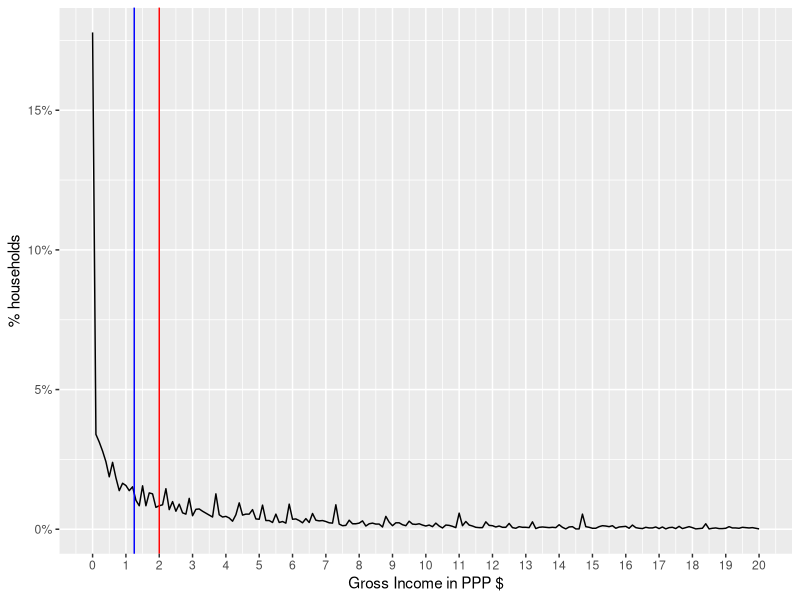
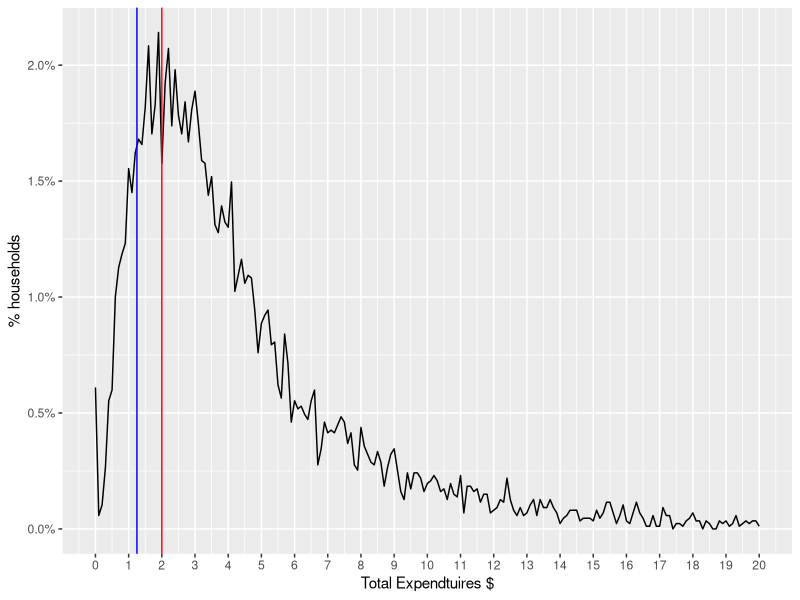
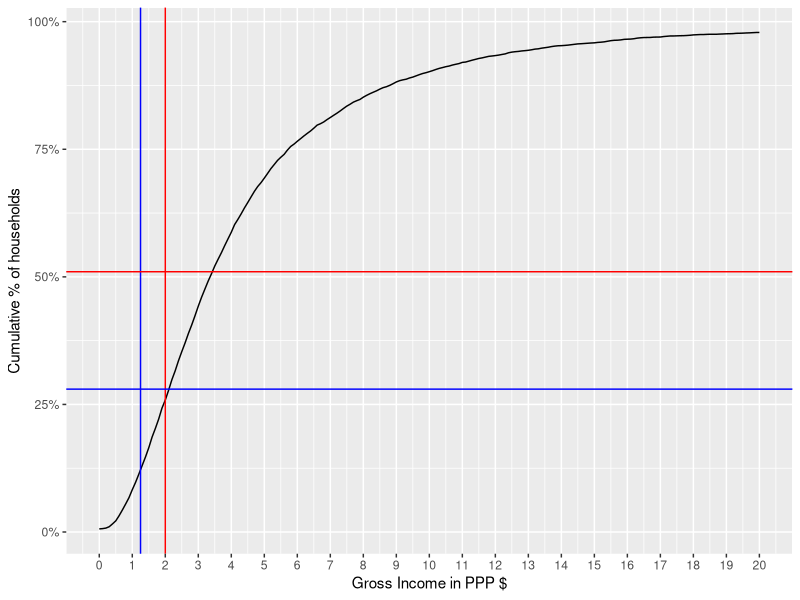
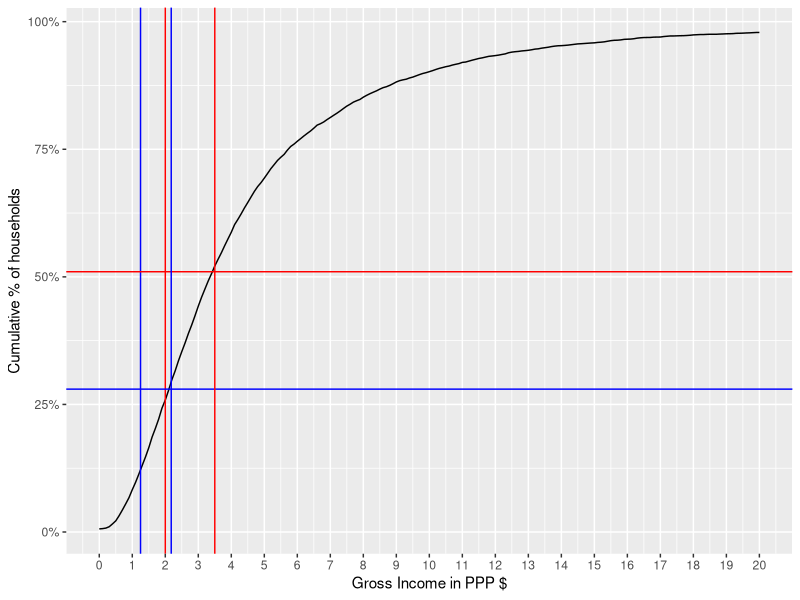
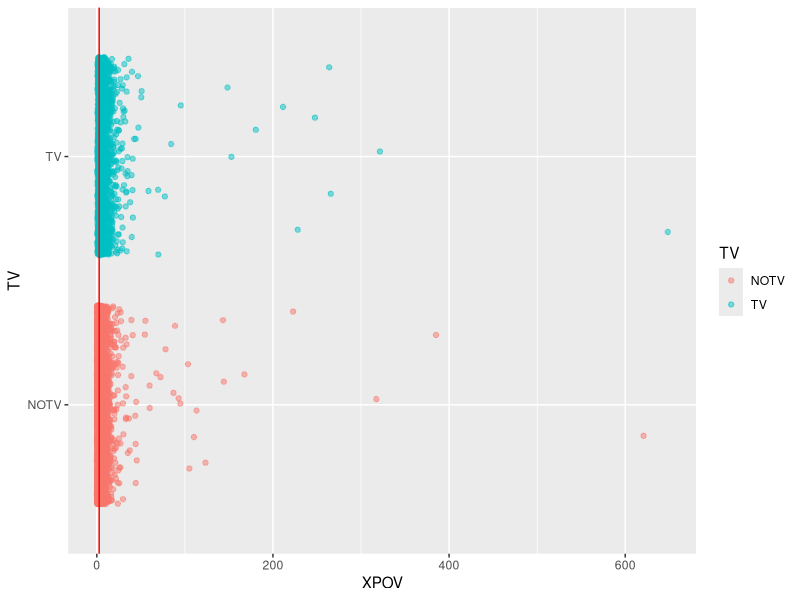
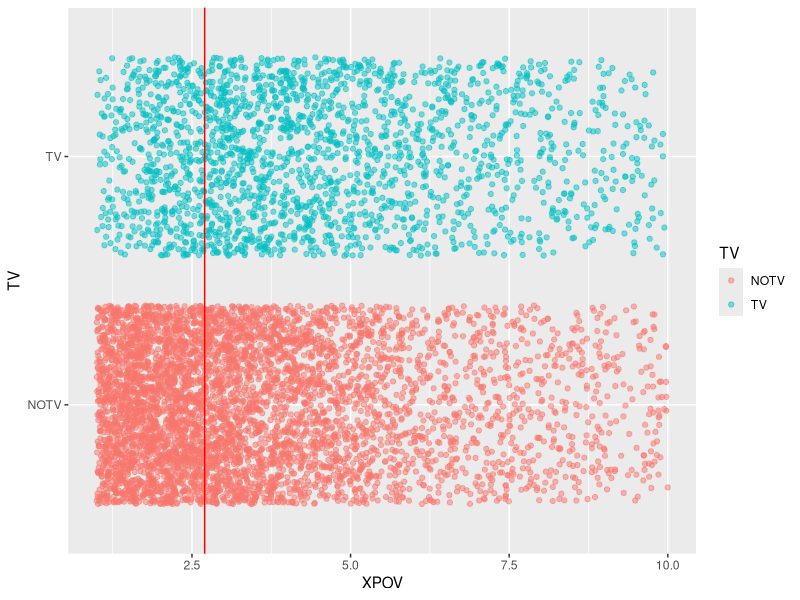

The R script that drew these images, in order: (Note: this script raises an error after producing the figures.)
## ---- chunk 1

library('foreign')
# We'll assume having Ghana/Ethiopia data in the directory
household = read.dta('GHA_2006_GLSS_v01_M_v01_A_SHIP_Stata8/GHA_2005_H.dta')
expenses = read.dta('GHA_2006_GLSS_v01_M_v01_A_SHIP_Stata8/GHA_2005_E.dta')
individuals = read.dta('GHA_2006_GLSS_v01_M_v01_A_SHIP_Stata8/GHA_2005_I.dta')


#household = read.dta('ETH_2004_HICES_v01_M_v01_A_SHIP_Stata8/ETH_2004_H_P.dta')
#expenses = read.dta('ETH_2004_HICES_v01_M_v01_A_SHIP_Stata8/ETH_2004_E_P.dta')
#individuals = read.dta('ETH_2004_HICES_v01_M_v01_A_SHIP_Stata8/ETH_2004_I_P.dta')

#ETH_2000_HICES_v01_M_v01_A_SHIP_Stata8

#household = read.dta('ETH_2000_HICES_v01_M_v01_A_SHIP_Stata8/ETH_2000_H_P.dta')
#expenses = read.dta('ETH_2000_HICES_v01_M_v01_A_SHIP_Stata8/ETH_2000_E_P.dta')
#individuals = read.dta('ETH_2000_HICES_v01_M_v01_A_SHIP_Stata8/ETH_2000_I_P.dta')
## ---- chunk 2
household$INC_TOT_G_PPP_DAILY = household$INC_TOT_G / expenses$PPP2005[1] / 365

household$XPOV = household$INC_TOT_G_PPP_DAILY
household$INC_TOT_G_PPP_DAILY = household$INC_TOT_G / expenses$PPP2005[1] / 365

household$XPOV = household$INC_TOT_G_PPP_DAILY


## ---- chunk 3
library(ggplot2)
library(scales)
distPlot = ggplot(household, aes(x=XPOV, nrow=nrow(household), y=..count.. / nrow)) +
geom_line(stat='bin', binwidth=0.1) + scale_y_continuous(labels = percent_format()) + 
geom_vline(xintercept=2.0, color='red') + geom_vline(xintercept=1.25, color='blue')

distPlot + scale_x_continuous(limits=c(0, 20), breaks=0:20)  + labs(x='Gross Income in PPP $', y='% households')
## ---- chunk 4
sum(household$INC_TOT_G_PPP_DAILY == 0.0) / nrow(household)
## ---- chunk 5

# EXPENDTIURES
if('PCEXPDR_PPP' %in% names(household)){ # for Ghana
  #household$XPOV = household$PCEXP / expenses$PPP2005 / 365
  household$XPOV = household$PCEXPDR_PPP / 365

}else{ # for  Ethiopia
  household$XPOV = household$PCEXP_PPP / 365
}

distPlot = ggplot(household, aes(x=XPOV, nrow=nrow(household), y=..count.. / nrow)) +
geom_line(stat='bin', binwidth=0.1) + scale_y_continuous(labels = percent_format()) + 
geom_vline(xintercept=2.0, color='red') + geom_vline(xintercept=1.25, color='blue')
distPlot + scale_x_continuous(limits=c(0, 20), breaks=0:20)  + labs(x='Total Expendtuires $', y='% households')
## ---- chunk 6
sum(household$XPOV == 0.0) / nrow(household)
## ---- chunk 7
distPlot + aes(y=cumsum(..count..)/nrow) + scale_x_continuous(limits=c(0, 20), breaks=0:20)  +
labs(x='Gross Income in PPP $', y='Cumulative % of households') +
geom_hline(yintercept=0.51, color='red') + 
geom_hline(yintercept=0.28, color='blue')
## ---- chunk 8
# VISUAL ROUGH CALCULATION (just multiplied the hlines by a factor)
distPlot + aes(y=cumsum(..count..)/nrow) + scale_x_continuous(limits=c(0, 20), breaks=0:20)  +
labs(x='Gross Income in PPP $', y='Cumulative % of households') +
geom_hline(yintercept=0.51, color='red') + 
geom_hline(yintercept=0.28, color='blue') + 
geom_vline(xintercept=3.5, color='red') + geom_vline(xintercept=2.18, color='blue')
## ---- chunk 9
household$poor = factor(household$XPOV < 3.5)
# for households levels
table(household$poor)
sum(household$poor == TRUE, na.rm=T) / nrow(household)
## ---- chunk 10
# for individuals levels
sum(household$poor == T * household$HHSIZE, na.rm=T) / sum(household$HHSIZE)
## ---- chunk 11
household$poor = factor(household$XPOV < 2.7)
# for households levels
table(household$poor)
sum(household$poor == T, na.rm=T) / nrow(household)
sum(household$poor == T * household$HHSIZE, na.rm=T) / sum(household$HHSIZE)
## ---- chunk 12
# the default levels are 'YES', 'NO', let's change them to make the table more readble
levels(household$TV) = c('NOTV', 'TV')
table(household$poor, household$TV)
## ---- chunk 13
tv_xpov = ggplot(subset(household, !is.na(TV)), aes(y=TV, x=XPOV, col=TV)) +
geom_point(alpha=0.5, position=position_jitter(0.05)) + geom_vline(xintercept=2.7, color='red')
tv_xpov
## ---- chunk 14
tv_xpov + scale_x_continuous(limits=c(1,10)) 
## ---- chunk 15
library(caTools) # for sampling
set.seed(2000) # to ensure consistent runs
split = sample.split(household$poor, SplitRatio=0.7)

# adding poor factorial
household$poorfac = factor(household$poor, levels=c('TRUE', 'FALSE'))
levels(household$poorfac) = c('POOR', 'NOT_POOR')

train.household = subset(household, split)
test.household = subset(household, !split)

# you can use '.' to refer to all variable or . - VAR1 - VAR2 to exclude some variables
logit1 = glm(poor ~ TV + TOILET, data=train.household, family=binomial)
summary(logit1)
## ---- chunk 16
logit1.poor.prediction = predict(logit1, newdata=test.household, type="response")
head(logit1.poor.prediction)
## ---- chunk 17
table(prediction=logit1.poor.prediction > 0.5, reference = test.household$poor)

# or you can use the more polished way of confusionMatrix in caret library

library(caret)
library(e1071)

confusionMatrix(logit1.poor.prediction > 0.5, test.household$poor)
## ---- chunk 18
library(ROCR)

logit1.ROCRpred = prediction(logit1.poor.prediction, test.household$poor) # prediction object

perf = performance(logit1.ROCRpred, 'tpr', 'fpr')
rocplot = function(perf){
  qplot(perf@x.values[[1]], perf@y.values[[1]], geom='line') + labs(x=perf@x.name, y=perf@y.name, title=perf@alpha.name) # plot ROC
}
rocplot(perf)
## ---- chunk 19
# this way you can get auc, precision, recall as values or as plots where the 
# the x axis is the cutoff and the xaxis is the metric. 
# to get the area under the curve
as.numeric(performance(logit1.ROCRpred, 'auc')@y.values)

# in helpers.R
drawPrecisionRecall(logit1.ROCRpred)
## ---- chunk 20
logit2 = glm(poor ~ WALLS + FLOOR + WATER + OWNHOUSE + ROOMS + ROOF, data=train.household, family=binomial) 
logit2.poor.prediction = predict(logit2, newdata=test.household, type="response")

logit2.ROCRpred = prediction(logit2.poor.prediction, test.household$poor) # prediction object
drawPrecisionRecall(logit2.ROCRpred)

confusionMatrix(logit2.poor.prediction > 0.4, test.household$poor)


logit1.auc = performance(logit1.ROCRpred, 'auc')
logit2.auc = performance(logit2.ROCRpred, 'auc')
logit1.auc@y.values[[1]]
logit2.auc@y.values[[1]]

logit1.tpr.fpr = performance(logit1.ROCRpred, 'tpr', 'fpr')
logit2.tpr.fpr = performance(logit2.ROCRpred, 'tpr', 'fpr')

# not the cleanest way, but will make generating graphs for exploring much much better
df1 = data.frame(logit1.x = logit1.tpr.fpr@x.values[[1]], logit1.y = logit1.tpr.fpr@y.values[[1]])
df2 = data.frame(logit2.x = logit2.tpr.fpr@x.values[[1]], logit2.y = logit2.tpr.fpr@y.values[[1]])
ggplot(df1, aes(x = logit1.x, y=logit1.y)) +
  geom_line() +
  geom_line(data=df2, aes(logit2.x, logit2.y), color='red') +
  labs(title="Comparison between logit1 and logit2", x='False Positive Rate', y='True Positive Rate')
## ---- chunk 21
compareTwoModels(logit1, logit2, test.data=test.household, dep.var='poor',
                 model1.name='logit1', model2.name='logit2')
## ---- chunk 22
  summary(logit2)
## ---- chunk 23
library(randomForest)
# note in randomForests, NA values must be imputed or totally ignored 
#forest1 = randomForest(poor ~ HHSEX + HHAGEY + HHMARST + HHEDLEV + HHEMSTAT + HHEMTYPE  + OWNHOUSE+ ROOMS + GARBDISP + TOILET + WALLS +  SEWMACH + STOVE + RADIO + TV + AGLAND +  OTHLNDOW, data=train.household, nodesize=25, ntree=200)

forest1 = randomForest(poor ~ WALLS + FLOOR + WATER + OWNHOUSE + ROOMS + ROOF, data=train.household, nodesize=25, ntree=200)

# random forest models output TRUE or FALSE directly for classification. The models
# knew that it is a classification problem because the column poor is a factor. To
# Treat as response, make the poor column logical

# The predict function works here as well (there is an alias for each algorithm)
forest1.poor.prediction = predict(forest1, newdata=test.household)
confusionMatrix(forest1.poor.prediction, test.household$poor)
## ---- chunk 24
library(plyr)


all_info = ddply(individuals, .(HID), function(x){ 
                c(
                  sum(x$AGEY < 6) / x[1,]$HHSIZE_S, 
                  sum(x$AGEY < 15) / x[1,]$HHSIZE_S, 
                  sum(x$AGEY < 21) / x[1,]$HHSIZE_S,
                  sum(x$AGEY > 60) / x[1,]$HHSIZE_S,
                  sum(x$SEX == 'Female') / x[1,]$HHSIZE_S,
                  sum(x$LITERACY == 'Cannot read or write') / x[1,]$HHSIZE_S
                )
                 })
names(all_info) = c('HID', 'UND6RAT', 'UND15RAT', 'UND21RAT', 'ABV60RAT', 'FEMRAT', 'LITRAT')
extra.household = merge(all_info, household, by='HID')
## ---- chunk 25
train.extra.household = extra.household[split, ]
test.extra.household = extra.household[!split, ]

forest1 = randomForest(poor ~ WALLS + FLOOR + WATER + OWNHOUSE + ROOMS + ROOF, data=train.extra.household) 

forest2 = randomForest(poor ~ UND6RAT + FEMRAT + WALLS + FLOOR + WATER + OWNHOUSE + ROOMS + ROOF, data=train.extra.household) 
logit3 = glm(poor ~ UND6RAT + FEMRAT + WALLS + FLOOR + WATER + OWNHOUSE + ROOMS + ROOF, data=train.extra.household, family=binomial) 

## ---- chunk 26
library('mice')
povCols = c('HHSEX', 'HHAGEY', 'HHMARST', 'HHEDLEV', 'HHEMTYPE', 'OWNHOUSE',  'ROOMS', 'GARBDISP', 'TOILET', 'WALLS', 'SEWMACH', 'STOVE', 'RADIO', 'TV', 'AGLAND', 'OTHLNDOW', 'poor')

subset.household = household[, povCols]

subset.train.household  = subset(subset.household, split)
subset.test.household  = subset(subset.household, !split)

logit4 = glm(poor ~ ., subset.train.household, family=binomial)

# takes a lot of time, not worth it
imputed.household = complete(mice(household[, povCols]))
# imputed.household = household

imputed.train.household = subset(imputed.household, split)
imputed.test.household = subset(imputed.household, !split)

logit4 = glm(poor ~ ., imputed.train.household, family=binomial)
logit4.poor.prediction = predict(logit4, imputed.test.household)
table(prediction=logit4.poor.prediction > 0.4, reference = imputed.test.household$poor)
## ---- chunk 27
library(kernlab)
svm1 = ksvm(poor ~ WALLS + FLOOR + WATER + OWNHOUSE + ROOMS + ROOF, data=train.extra.household)
svm1.predictions = predict(svm1, test.extra.household)
confusionMatrix(svm1.predictions, test.extra.household$poor)

svm3 = ksvm(poor ~ UND6RAT + FEMRAT + WALLS + FLOOR + WATER + OWNHOUSE + ROOMS + ROOF, data=train.extra.household) 

svm3.predictions = predict(svm3, test.extra.household)
confusionMatrix(svm3.predictions, test.extra.household$poor)
## ---- chunk 28
# fitControl <- trainControl(## 10-fold CV
#                            method = "repeatedcv",
#                            number = 10,
#                            ## repeated ten times
#                            repeats = 5)
# 
# 
# gbmFit1 <- train(poor ~ UND6RAT + FEMRAT + WALLS + FLOOR + WATER + OWNHOUSE + ROOMS + ROOF,
#                  data = train.extra.household,
#                  method = "gbm",
#                  trControl = fitControl,
#                  ## This last option is actually one
#                  ## for gbm() that passes through
#                  verbose = FALSE)
# gbmFit1
# 


# svmFit1 <- train(poor ~ UND6RAT + FEMRAT + WALLS + FLOOR + WATER + OWNHOUSE + ROOMS + ROOF,
#                  data = train.extra.household,
#                  method = "svmRadial",
#                  trControl = fitControl,
#                  tuneLength = 8)
# svmFit1


# descrimination 
# rdaFit1 <- train(poor ~ UND6RAT + FEMRAT + WALLS + FLOOR + WATER + OWNHOUSE + ROOMS + ROOF,
#                  data = train.extra.household,
#                  method = "rda",
#                  trControl = fitControl,
#                  tuneLength = 4,
#                  metric = "ROC")
# rdaFit
# 
# 
# 
# logFit1 <- train(poor ~ UND6RAT + FEMRAT + WALLS + FLOOR + WATER + OWNHOUSE + ROOMS + ROOF,
#                  data = train.extra.household,
#                  method = "LogitBoost",
#                  trControl = fitControl)
# logFit1
## ---- chunk 29
ggplot(extra.household, aes(x=TOILET, fill=poorfac)) + geom_bar(position='fill')
ggplot(extra.household, aes(x=TV, fill=poorfac)) + geom_bar(position='fill')
ggplot(extra.household, aes(x=GARBDISP, fill=poorfac)) + geom_bar(position='fill') + ggtitle('Grabage disposal')
ggplot(extra.household, aes(x=SEWMACH, fill=poorfac)) + geom_bar(position='fill') + ggtitle('Sewing machine')
ggplot(extra.household, aes(x=WALLS, fill=poorfac)) + geom_bar(position='fill')
ggplot(extra.household, aes(x=STOVE, fill=poorfac)) + geom_bar(position='fill')
ggplot(extra.household, aes(x=RADIO, fill=poorfac)) + geom_bar(position='fill')
## ---- chunk 30
ggplot(extra.household, aes(x=HHAGEY, fill=poorfac)) + geom_bar(position='fill') + ggtitle('Household Head Age')
ggplot(extra.household, aes(x=HHSEX, fill=poorfac)) + geom_bar(position='fill') + ggtitle('Household Head Sex')
ggplot(extra.household, aes(x=HHMARST, fill=poorfac)) + geom_bar(position='fill') + ggtitle('Household Head Martial Status') + theme(axis.text.x = element_text(angle = 90, hjust = 1))
ggplot(extra.household, aes(x=HHEDLEV, fill=poorfac)) + geom_bar(position='fill') + ggtitle('Household Head Ed level') + scale_x_discrete(labels= c('No Education', 'Pre school', 'Primary', 'Secondary', 'Upper secondary ', 'Post secondary (technical or vocational)', 'University', 'Literacy Program', 'Other', 'NA')) + theme(axis.text.x = element_text(angle = 90, hjust = 1))
ggplot(extra.household, aes(x=OWNHOUSE, fill=poorfac)) + geom_bar(position='fill') + ggtitle('Is the house owned')
## ---- chunk 31
ggplot(extra.household, aes(x=UND6RAT, fill=poorfac)) + geom_bar(position='fill', binwidth=0.1) + labs(title ='Under 6 ratio') + scale_x_continuous(limits=c(0.0, 1.0))
ggplot(extra.household, aes(x=UND15RAT, fill=poorfac)) + geom_bar(position='fill', binwidth=0.1) + labs(title = 'Under 15 ratio') + scale_x_continuous(limits=c(0.0, 1.0))
ggplot(extra.household, aes(x=UND21RAT, fill=poorfac)) + geom_bar(position='fill', binwidth=0.1) + labs(title = 'Under 21 ratio') + scale_x_continuous(limits=c(0.0, 1.0))
ggplot(extra.household, aes(x=ABV60RAT, fill=poorfac)) + geom_bar(position='fill', binwidth=0.1) + labs(title = 'Above 60 ratio') + scale_x_continuous(limits=c(0.0, 1.0))
ggplot(extra.household, aes(x=FEMRAT, fill=poorfac)) + geom_bar(position='fill', binwidth=0.1) + labs(title = 'Female  ratio') + scale_x_continuous(limits=c(0.0, 1.0))
ggplot(extra.household, aes(x=LITRAT, fill=poorfac)) + geom_bar(position='fill', binwidth=0.1) + labs(title = 'Illiteracy ratio') + scale_x_continuous(limits=c(0.0, 1.0))
## ---- chunk 32
ggplot(extra.household, aes(x=HHEDLEV, fill=poorfac)) + geom_bar() + ggtitle('Household Head Ed level') + scale_x_discrete(labels= c('No Education', 'Pre school', 'Primary', 'Secondary', 'Upper secondary ', 'Post secondary (technical or vocational)', 'University', 'Literacy Program', 'Other', 'NA')) + theme(axis.text.x = element_text(angle = 90, hjust = 1))
ggplot(extra.household, aes(x=LITRAT, fill=poorfac)) + geom_bar(binwidth=0.1) + labs(title = 'Illiteracy ratio') + scale_x_continuous(limits=c(0.0, 1.0))
## ---- chunk 33
fitControl <- trainControl(## 10-fold CV
                           method = "repeatedcv",
                           number = 10,
                           ## repeated ten times
                           repeats = 5)


#gbmFit1 <- train(poor ~ UND6RAT + FEMRAT + WALLS + FLOOR + WATER + OWNHOUSE + ROOMS + ROOF,
gbmFit1 <- train(poor ~ TOILET + TV + GARBDISP + STOVE + HHMARST + HHEDLEV + OWNHOUSE + UND15RAT  + UND21RAT  + FEMRAT +LITRAT,
                 data = train.extra.household,
                 method = "gbm",
                 trControl = fitControl,
                 ## This last option is actually one
                 ## for gbm() that passes through
                 verbose = FALSE)
gbmFit1
## ---- chunk 34
gbmFit2 <- train(poor ~ UND6RAT + FEMRAT + WALLS + FLOOR + WATER + OWNHOUSE + ROOMS + ROOF,
                 data = train.extra.household,
                 method = "gbm",
                 trControl = fitControl,
                 ## This last option is actually one
                 ## for gbm() that passes through
                 verbose = FALSE)
gbmFit2
